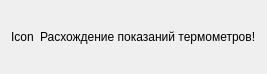
<?xml version="1.0" encoding="UTF-8"?>
<ui version="4.0">
 <class>WidgetWarning</class>
 <widget class="QWidget" name="WidgetWarning">
  <property name="geometry">
   <rect>
    <x>0</x>
    <y>0</y>
    <width>244</width>
    <height>74</height>
   </rect>
  </property>
  <property name="windowTitle">
   <string>Form</string>
  </property>
  <layout class="QHBoxLayout" name="horizontalLayout">
   <item>
    <widget class="QLabel" name="label_icon">
     <property name="text">
      <string>Icon</string>
     </property>
    </widget>
   </item>
   <item>
    <spacer name="horizontalSpacer">
     <property name="orientation">
      <enum>Qt::Horizontal</enum>
     </property>
     <property name="sizeType">
      <enum>QSizePolicy::Expanding</enum>
     </property>
     <property name="sizeHint" stdset="0">
      <size>
       <width>5</width>
       <height>20</height>
      </size>
     </property>
    </spacer>
   </item>
   <item>
    <widget class="QLabel" name="label_text">
     <property name="text">
      <string>&lt;html&gt;&lt;head/&gt;&lt;body&gt;&lt;p&gt;Расхождение показаний термометров!&lt;/p&gt;&lt;/body&gt;&lt;/html&gt;</string>
     </property>
     <property name="alignment">
      <set>Qt::AlignLeading|Qt::AlignLeft|Qt::AlignVCenter</set>
     </property>
     <property name="wordWrap">
      <bool>false</bool>
     </property>
    </widget>
   </item>
  </layout>
 </widget>
 <resources/>
 <connections/>
</ui>
